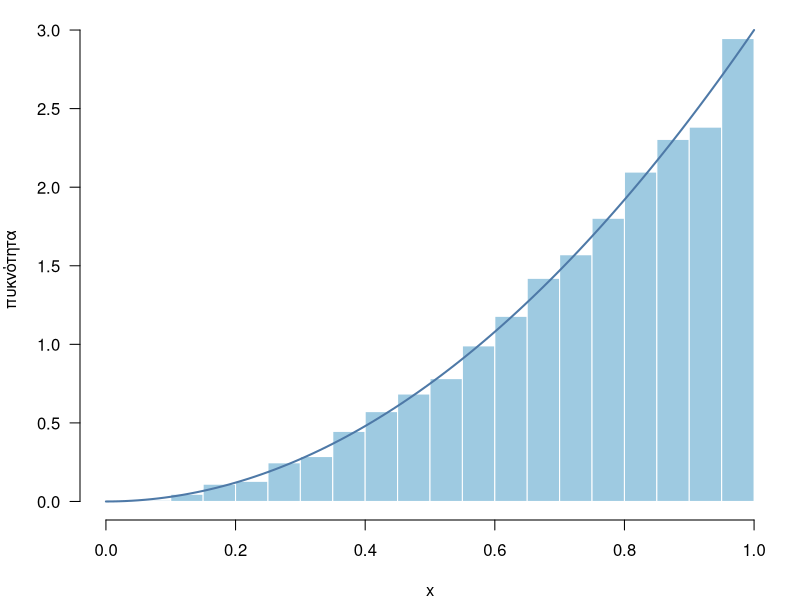

Write the R code that produced this figure.
## ---- chunk 1
#| label: setup
#| include: false
set.seed(2026)
# ελληνικοί χαρακτήρες στα γραφήματα και σε locale "C"
invisible(Sys.setlocale("LC_CTYPE", "C.UTF-8"))
fmt <- function(x, d = 2) formatC(x, format = "f", digits = d, decimal.mark = ",")
pct <- function(x, d = 1) paste0(fmt(100 * x, d), "%")
## ---- chunk 2
#| label: pdf-r
#| fig-width: 6
#| fig-height: 3.2
#| fig-alt: "Ιστόγραμμα πυκνότητας 10.000 προσομοιωμένων τιμών με σ.π.π. 3x² στο [0, 1], με την καμπύλη 3x² από πάνω. Το ιστόγραμμα ακολουθεί την καμπύλη."
f <- function(x) 3 * x^2
integrate(f, 0, 1)$value
# P(X <= 1/2) και P(X >= 1/2)
c(integrate(f, 0, 0.5)$value, integrate(f, 0.5, 1)$value)
x <- runif(10000)^(1/3)
mean(x <= 0.5)
par(mar = c(4, 4, 1, 1))
hist(x, breaks = 30, freq = FALSE, col = "#9ecae1", border = "white",
     main = "", xlab = "x", ylab = "πυκνότητα", las = 1)
curve(f, 0, 1, add = TRUE, col = "#4e79a7", lwd = 2)
